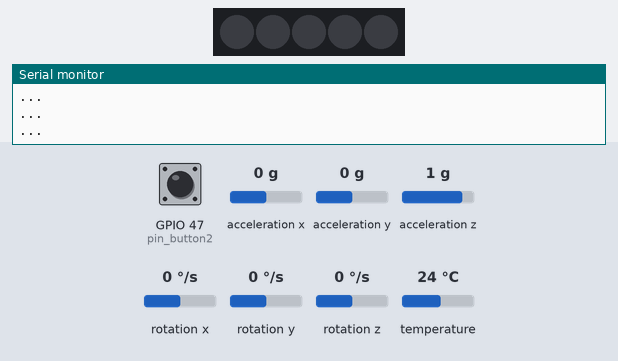
This sketch was run on a simulated ESP32-S2. On the bench: 5 RGB LEDs in strip order, left to right, the last lines printed to the serial monitor. The test bench sets the inputs (shaded band); at power-on: GPIO 47 (pin_button2) HIGH, acceleration x 0 g, acceleration y 0 g, acceleration z 1 g, rotation x 0 °/s, rotation y 0 °/s, rotation z 0 °/s, temperature 24 °C. Dim RGB values are drawn brighter than linear; nothing arrives over Bluetooth unless stated; a phone connects over Bluetooth LE 3 s after start.

Above: at 3.7 s.
3.8 s: GPIO 47 (pin_button2) pulled LOW for 1 s
At 4.2 s:
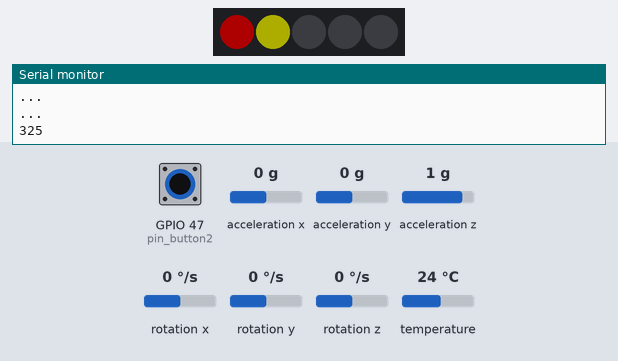
6.3 s: GPIO 47 (pin_button2) pulled LOW for 3.2 s
At 8.8 s:
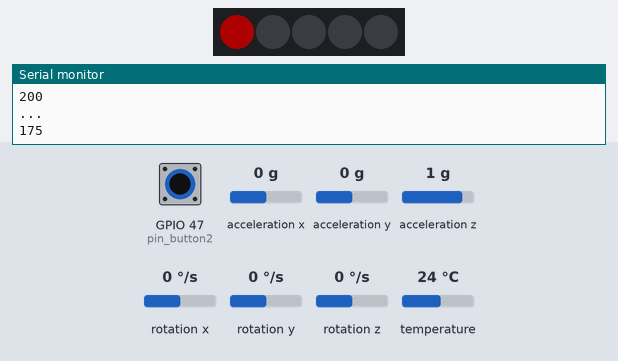
11.0 s: acceleration x set to -1.4 g
At 11.4 s:
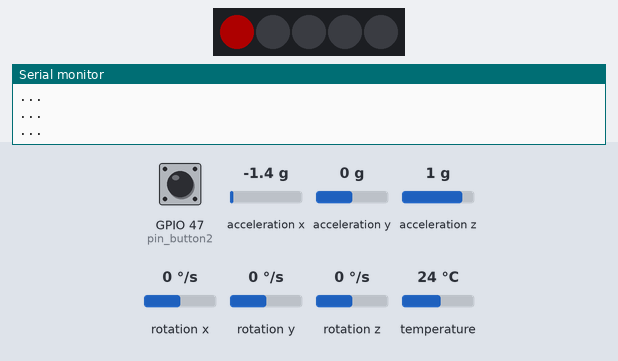
14.0 s: acceleration y set to -1.4 g
At 14.3 s:
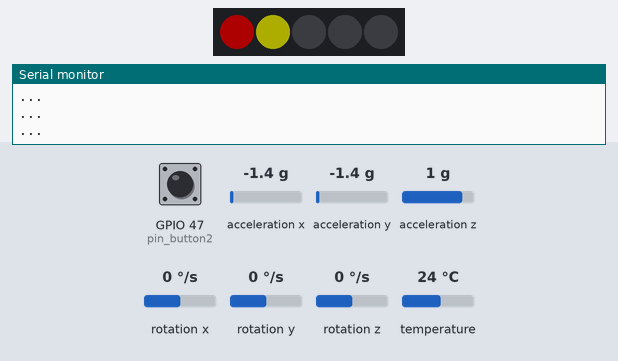
16.6 s: acceleration x set to 0 g
At 17.1 s:
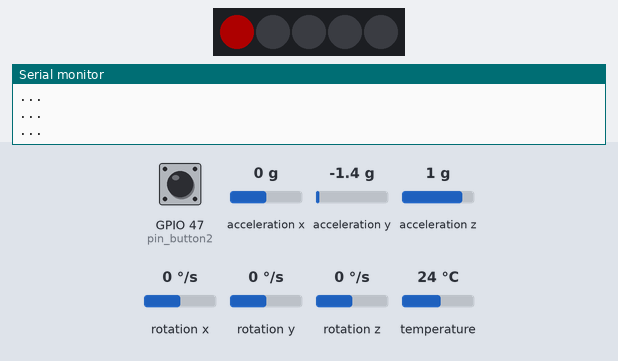
Timing chart, 0 to 20.3 s (numbered marks = the images above; inputs shaded):
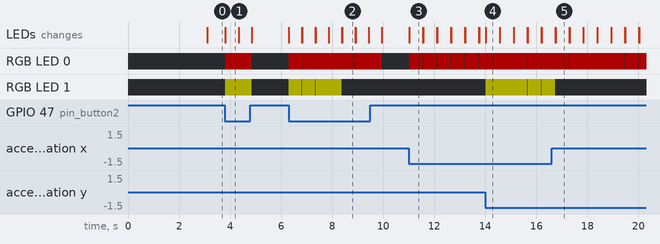

Measured:
- after the input at 3.8 s, RGB LED 0: alternates RGB(50, 0, 0) for 0.51 s and off for 0.01 s, 4 changes in all, then stays off, starting at once; RGB LED 1: alternates RGB(50, 50, 0) for 0.51 s and off for 0.01 s, 4 changes in all, then stays off, starting at once; the LEDs: change at once (image 1)
- after the input at 6.3 s, RGB LED 0: alternates RGB(50, 0, 0) for 0.51 s and off for 0.01 s, 14 changes in all, then stays off, starting at once; RGB LED 1: alternates RGB(50, 50, 0) for 0.51 s and off for 0.01 s, 8 changes in all, then stays off, starting at once; the LEDs: first change at once (image 2 shows a later state)
- after the input at 11.0 s, RGB LED 0: alternates RGB(50, 0, 0) for 0.53 s and off for 0.01 s, starting at once; the LEDs: change at once (image 3)
- after the input at 14.0 s, the LEDs: change at once (image 4)
- after the input at 16.6 s, the LEDs: first differ from a run without the input after 0.16 s (image 5)
- what the display in image 1 shows lasts 0.5 s, from 3.8 s to 4.3 s

The sketch:

Hamboner_V1_ESP32S2.ino
```cpp
#include <BLEDevice.h>
#include <BLEServer.h>
#include <BLEUtils.h>
#include <BLE2902.h>
#include <String.h>

BLEServer* pServer = NULL;
BLECharacteristic* pCharacteristic = NULL;
bool deviceConnected = false;
bool oldDeviceConnected = false;
uint32_t value = 0;
String output_string;

#define SERVICE_UUID "4fafc201-1fb5-459e-8fcc-c5c9c331914b"         //The name of the device
#define CHARACTERISTIC_UUID "beb5483e-36e1-4688-b7f5-ea07361b26a8"  //Package


class MyServerCallbacks : public BLEServerCallbacks {
  void onConnect(BLEServer* pServer) {
    deviceConnected = true;
  };

  void onDisconnect(BLEServer* pServer) {
    deviceConnected = false;
  }
};


#include <Adafruit_MPU6050.h>
#include <Adafruit_Sensor.h>
#include <Wire.h>
#include "CircularBuffer.hpp"
#include <FastLED.h>

#define pin_neopixel 18

#define NUM_LEDS 5

#define pin_button1 0

#define pin_button2 47

Adafruit_MPU6050 mpu;

//threshold for detecting an impact
int impactThreshold = 350;
// Define the size of the circular buffer
const int bufferSize = 100;
//Used for increasing the adjustment interval
const byte adjust = 25;

// Define the data type to store in the buffer
struct SensorData {
  int label;
  int thresh;
  int acc;
  int x;
  int y;
  int z;
  int xr;
  int yr;
  int zr;
};


// Create a circular buffer object
CircularBuffer<SensorData, bufferSize> sensorBuffer;

CRGB leds[NUM_LEDS];
int MAX_READING = 750;
int thresh = 0;

void setup() {
  Serial.begin(115200);

  FastLED.addLeds<NEOPIXEL, pin_neopixel>(leds, NUM_LEDS);
  FastLED.setBrightness(50);

  //Button Stuff
  pinMode(pin_button1, INPUT_PULLUP);
  pinMode(pin_button2, INPUT_PULLUP);

  //Accelerometer Stuff
  if (!mpu.begin()) {
    Serial.println("Failed to find MPU6050 chip");
    while (1) {
      delay(10);
    }
  }
  mpu.setAccelerometerRange(MPU6050_RANGE_8_G);
  // Serial.print("Booting...");
  delay(100);

  // Create the BLE Device
  BLEDevice::init("Hambone-V1");

  // Create the BLE Server
  pServer = BLEDevice::createServer();
  pServer->setCallbacks(new MyServerCallbacks());

  // Create the BLE Service
  BLEService* pService = pServer->createService(SERVICE_UUID);

  // Create a BLE Characteristic
  pCharacteristic = pService->createCharacteristic(
    CHARACTERISTIC_UUID,
    BLECharacteristic::PROPERTY_READ | BLECharacteristic::PROPERTY_WRITE | BLECharacteristic::PROPERTY_NOTIFY | BLECharacteristic::PROPERTY_INDICATE);

  // https://www.bluetooth.com/specifications/gatt/viewer?attributeXmlFile=org.bluetooth.descriptor.gatt.client_characteristic_configuration.xml
  // Create a BLE Descriptor
  pCharacteristic->addDescriptor(new BLE2902());

  // Start the service
  pService->start();

  // Start advertising
  BLEAdvertising* pAdvertising = BLEDevice::getAdvertising();
  pAdvertising->addServiceUUID(SERVICE_UUID);
  pAdvertising->setScanResponse(false);
  pAdvertising->setMinPreferred(0x0);  // set value to 0x00 to not advertise this parameter
  BLEDevice::startAdvertising();
  Serial.println("Waiting a client connection to notify...");
}

void loop() {

  // notify changed value
  if (deviceConnected) {
    Serial.println("...");
    if (!digitalRead(pin_button1)) {
      int sum = 0;
      for (int i = 0; i < 8; i++) {
        sum += !digitalRead(pin_button1);
      }
      if (sum == 8 && impactThreshold < MAX_READING) {
        impactThreshold += adjust;
      }
      tuningDisplay();
    }

    if (!digitalRead(pin_button2)) {
      int sum = 0;
      for (int i = 0; i < 8; i++) {
        sum += !digitalRead(pin_button2);
      }
      if (sum == 8 && impactThreshold > 0) {
        impactThreshold -= adjust;
      }
      tuningDisplay();
    }
    /* Get new sensor events with the readings */

    sensors_event_t a, g, temp;
    mpu.getEvent(&a, &g, &temp);


    int xMap = (a.acceleration.x) * 10;

    int yMap = (a.acceleration.y) * 10;

    int zMap = (a.acceleration.z + 1) * 10;

    int xrMap = (g.gyro.x) * 10;

    int yrMap = (g.gyro.y) * 10;

    int zrMap = (g.gyro.z) * 10;

    int mag = round(sqrt(xMap * xMap + yMap * yMap + zMap * zMap));

    SensorData data = { thresh, mag, xMap, yMap, zMap, xrMap, yrMap, zrMap };
    addSensorData(data);

    // Impact detection logic (using latest data)
    if (mag > impactThreshold) {
      thresh = 1;
      impactDisplay(mag);
    } else {
      thresh = 0;
    }

    // Serial.println("0, " + String(thresh) + ", " + String(mag) + ", " + String(xMap) + ", " + String(yMap) + ", " + String(zMap) + ", " + String(xrMap) + ", " + String(yrMap) + ", " + String(zrMap));

    if (mag > impactThreshold) {
      int i = 0;
      while (!sensorBuffer.isEmpty() && i < 60) {
        SensorData latestData = sensorBuffer.pop();
        output_string = String(latestData.acc) + ", " + String(latestData.x) + ", " + String(latestData.y) + ", " + String(latestData.z) + ", " + String(latestData.xr) + ", " + String(latestData.yr) + ", " + String(latestData.zr);
        i++;
        std::string stdString = output_string.c_str();
        pCharacteristic->setValue(stdString);
        pCharacteristic->notify();
      }
      impactDisplay(mag);
    }
    Serial.println("");
    for (int led = 0; led < NUM_LEDS; led++) {
      leds[led] = CRGB::Black;
      FastLED.show();
    }

    delay(10);  // bluetooth stack will go into congestion, if too many packets are sent, in 6 hours test i was able to go as low as 3ms
  }
  // disconnecting
  if (!deviceConnected && oldDeviceConnected) {
    delay(500);                   // give the bluetooth stack the chance to get things ready
    pServer->startAdvertising();  // restart advertising
    oldDeviceConnected = deviceConnected;
  }
  // connecting
  if (deviceConnected && !oldDeviceConnected) {
    // do stuff here on connecting
    oldDeviceConnected = deviceConnected;
  }
}


// Function to add sensor data to the circular buffer (overwrites oldest)
void addSensorData(SensorData data) {
  if (sensorBuffer.isFull()) {
    // Overwrite the oldest data by popping the front element first
    sensorBuffer.pop();
  }
  sensorBuffer.push(data);
}

void tuningDisplay() {
  int mappedValue = map(impactThreshold, 0, MAX_READING, 1, 5);
  Serial.println(impactThreshold);
  ledDisplay(mappedValue);
  delay(500);
}

void impactDisplay(int magnitude) {
  int mappedValue = 0;

  if (magnitude > MAX_READING) {
    mappedValue = 5;
  } else {
    mappedValue = map(magnitude, 0, MAX_READING, 1, 5);
  }
  ledDisplay(mappedValue);
  delay(125);
}

void ledDisplay(int value) {
  switch (value) {
    case 1:
      leds[0] = CRGB::Red;
      FastLED.show();
      break;
    case 2:
      leds[0] = CRGB::Red;
      leds[1] = CRGB::Yellow;
      FastLED.show();
      break;
    case 3:
      leds[0] = CRGB::Red;
      leds[1] = CRGB::Yellow;
      leds[2] = CRGB::Green;
      FastLED.show();
      break;
    case 4:
      leds[0] = CRGB::Red;
      leds[1] = CRGB::Yellow;
      leds[2] = CRGB::Green;
      leds[3] = CRGB::Yellow;
      FastLED.show();
      break;
    case 5:
      leds[0] = CRGB::Red;
      leds[1] = CRGB::Yellow;
      leds[2] = CRGB::Green;
      leds[3] = CRGB::Yellow;
      leds[4] = CRGB::Red;
      FastLED.show();
      break;
  }
}


// Function to get the latest sensor data from the buffer (returns a copy)
SensorData getLatestData() {
  if (!sensorBuffer.isEmpty()) {
    return sensorBuffer.last();
  } else {
    // Handle empty buffer condition (e.g., return default values or error)
    Serial.println("Buffer empty!");
    SensorData emptyData = { 0, 0, 0 };
    return emptyData;
  }
}
```
